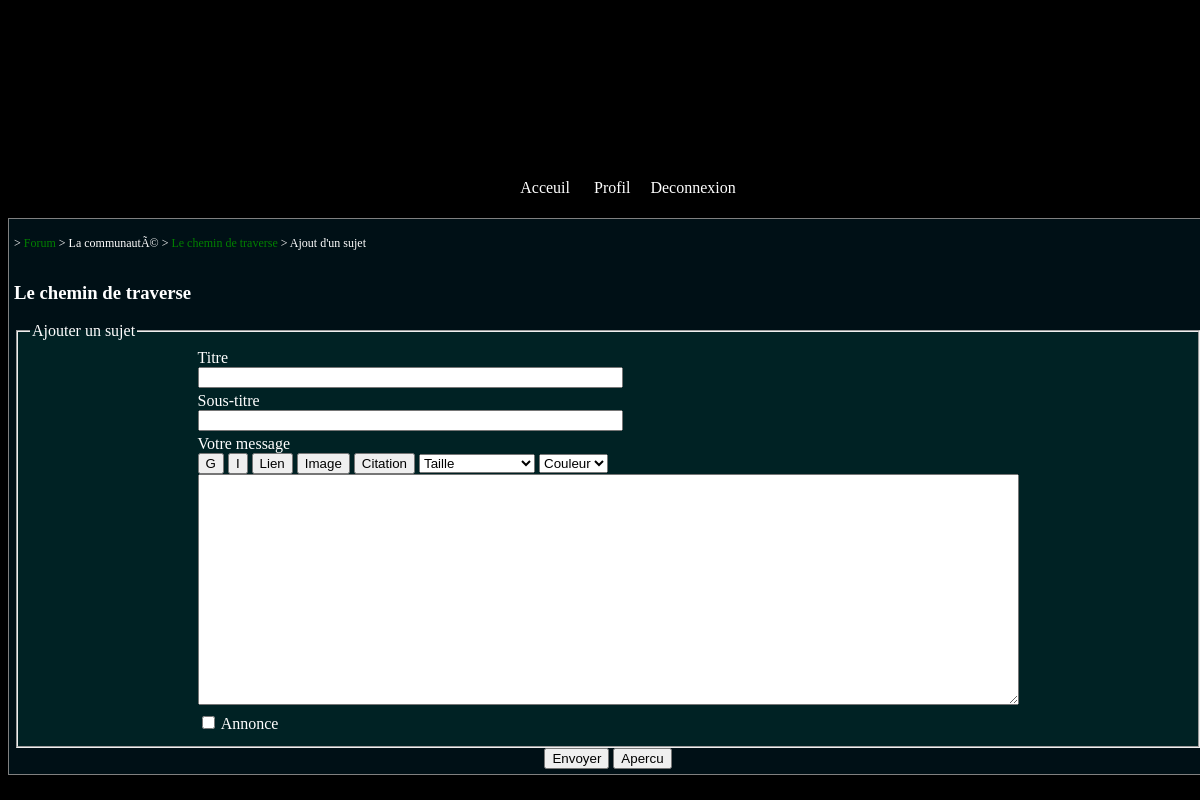
/ajout_sujet.php?id_souscat=25 (signed in), run on the app's committed database.
### tables this page shows
CREATE TABLE IF NOT EXISTS `forum_souscategories` (
  `id_souscategorie` int(11) NOT NULL AUTO_INCREMENT,
  `titre_souscat` varchar(255) NOT NULL,
  `id_categorie` int(11) NOT NULL,
  `sousTitre_souscat` varchar(255) NOT NULL,
  `place` int(11) NOT NULL,
  PRIMARY KEY (`id_souscategorie`)
);

CREATE TABLE IF NOT EXISTS `forum_categories` (
  `id_categorie` int(11) NOT NULL AUTO_INCREMENT,
  `titre_cat` varchar(255) NOT NULL,
  PRIMARY KEY (`id_categorie`)
);

### ajout_sujet.php (the view, shortened to what this page needs)
<?php
include("includes/haut.php");
echo '
<section>
	<article>';
		if(isset($_SESSION['session']) and $_SESSION['session'] == true){
			$requete = $bdd->prepare("SELECT * FROM forum_souscategories FSO JOIN forum_categories FC ON FSO.id_categorie = FC.id_categorie WHERE FSO.id_souscategorie = :id_souscat");
			$requete->execute(array('id_souscat'=>intval($_GET['id_souscat']))) or die(print_r($requete->errorInfo()));
			$donnees = $requete->fetch();
			echo'<p class="ariane">> <a href="index.php">Forum</a> > '.htmlspecialchars($donnees['titre_cat']).' > <a href="voir_sujet.php?id_souscat='.intval($_GET['id_souscat']).'">'.htmlspecialchars($donnees['titre_souscat']).'</a> > Ajout d\'un sujet</p><br>';
			echo '<h1 class="titre">'.htmlspecialchars($donnees['titre_souscat']).'</h1>';
			echo'
			<form id="ajout_sujet" method="post" action="ajout_sujet.php?id_souscat='.intval($_GET['id_souscat']).'&amp;ajout=ok" ">
				<fieldset>
				<legend>Ajouter un sujet</legend>
					<table style="margin:auto;">
							<tr>
							<td>Titre<br>
							<input type="text" size="50" name="titre"></td>
						</tr>
						<tr>
							<td>Sous-titre<br>
							<input type="text" size="50" name="soustitre"></td>
						</tr>
						<tr>
							<td colspan="2">Votre message<br>';
							?>
								<input type="button" value="G"  onclick="insertTag('<gras>','</gras>','message');"/>
								<input type="button" value="I" onclick="insertTag('<italic>','</italic>','message');"/>
								<input type="button" value="Lien" onclick="insertTag('<Lien=&quot;votre lien&quot;>','</lien>','message');"/>
								<input type="button" value="Image" onclick="insertTag('<image=&quot;lien de l\'image&quot;/>','','message');"/>
								<input type="button" value="Citation" onclick="insertTag('<citation=&quot;auteur&quot;>','</citation>','message');"/>
								<select onchange="insertTag('<taille valeur=&quot;' + this.options[this.selectedIndex].value + '&quot;>', '</taille>', 'message');">
									<option value="none" class="selected" selected="selected">Taille</option>
								</select>
								<select onchange="insertTag('<color=&quot;' + this.options[this.selectedIndex].value + '&quot;>', '</color>', 'message');">
									<option value="none" class="selected" selected="selected">Couleur</option>
								</select>
								<?php
							echo'<br>
							<textarea id="message" name="message" cols="100" rows="15" required></textarea></td>
						</tr>
						<tr>
							<td><input type="checkbox" name="annonce" id="annonce" /> <label for="annonce">Annonce</label></td>
						</tr>
					</table>
				</fieldset>
					<center>
						<input name="Submit" type="submit" id="inscrire" value="Envoyer"/>
						<input name="apercu" type="button" id="apercu" value="Apercu"/>
					</center>
			</form>
			';
		}
		else
		{
			echo '<p class="erreur">Vous n\'ête pas inscrit !</p>';
		}
	echo '</article>';
echo'</section>';
include("includes/bas.php");
?>

### CSS/index.css (style rules this page uses)
body { background-color: black; color: white; }
article { border: 1px solid gray; padding: 5px; margin-top:10px; background: #001016; }
article a { color: green; text-decoration: none; }
p.ariane { font-size: 12px; display: inline-block; }
.ariane a { color: green; text-decoration:none; }

### CSS/inscription.css (style rules this page uses)
fieldset { background: #002224; }

### data on the page
forum_souscategories: id_categorie.titre_cat "La communautÃ©", titre_souscat "Le chemin de traverse"
